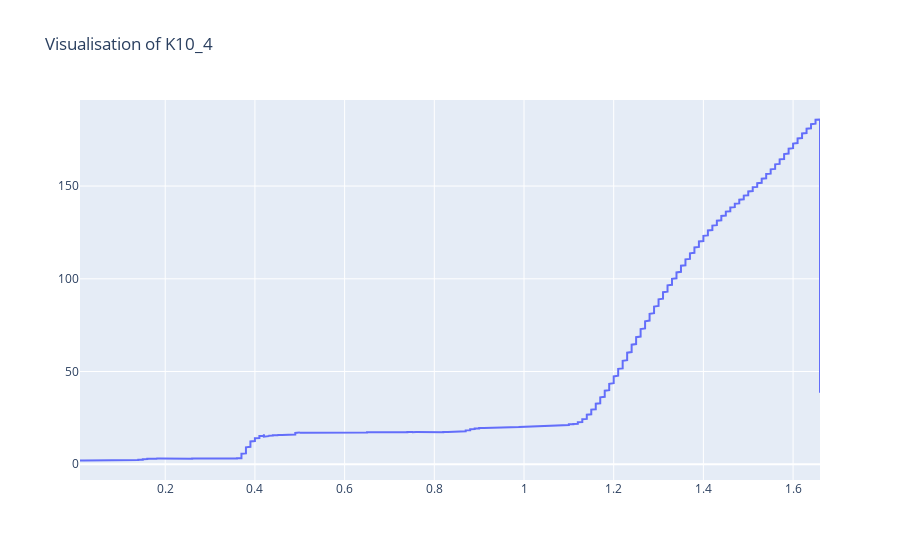

Notebook code cell kept with this figure:
### Code cell
import plotly
import plotly.graph_objs as go
from plotly.offline import download_plotlyjs, init_notebook_mode, iplot, plot


def visualisation_stress_plot(sample,dataframe ):
    #for each sample plot the graph and wait for input to filter the 
    test_dataframe=dataframe[dataframe["sample"]==sample]
    init_notebook_mode(connected=True)
    # Create a line (trace) for the global sales
    trace0 = go.Scatter(x=test_dataframe["elongation"], y=test_dataframe["force"], name="force")
    # Define the data array
    data = [trace0]
    # Set the title
    layout = {"title": "Visualisation of "+sample}
    # Create a Figure and plot it
    fig = go.Figure(data=data, layout=layout)
    iplot(fig, show_link=False)
    return test_dataframe


test_df=visualisation_stress_plot(sample="K10_4",dataframe=final_file_list_df)

### Figure 1 — Plotly figure (JSON) as saved in the notebook; plotly's stock layout.template omitted (floating-point values rounded to 4 significant figures; data arrays with more than 128 entries replaced by an {"elided": "..."} marker saying what was removed)
{"data": [{"name": "force", "type": "scatter", "x": {"elided": "1980 float values"}, "y": {"elided": "1980 float values"}}], "layout": {"title": {"text": "Visualisation of K10_4"}}}
